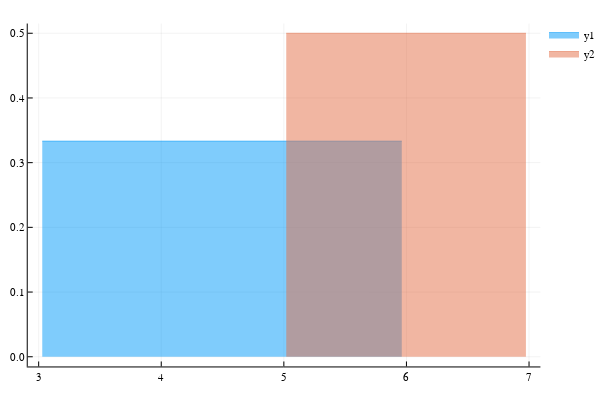

The notebook cell saved with this chart:
### Markdown cell above
## 1.3

### Code cell
plot([Uniform(3, 6), Uniform(5, 7)], fill=0, alpha=0.5)

### Figure 1 — Plotly figure (JSON) as saved in the notebook; plotly's stock layout.template omitted (floating-point values rounded to 4 significant figures)
{"data": [{"colorbar": {"title": {"text": ""}}, "fill": "tozeroy", "fillcolor": "rgba(0, 154, 250, 0.500)", "hoverinfo": "text", "legendgroup": "y1", "line": {"color": "rgba(0, 154, 250, 0.500)", "dash": "solid", "shape": "linear", "width": 1}, "mode": "lines", "name": "y1", "showlegend": true, "text": [null, null, null, null, null, null, null, null, null, null, null, null, null, null, null, null, null, null, null], "type": "scatter", "x": [3.029, 3.3, 3.463, 3.601, 3.75, 3.888, 4.036, 4.207, 4.359, 4.493, 4.638, 4.784, 4.946, 5.1, 5.26, 5.395, 5.559, 5.714, 5.962], "xaxis": "x", "y": [0.3333, 0.3333, 0.3333, 0.3333, 0.3333, 0.3333, 0.3333, 0.3333, 0.3333, 0.3333, 0.3333, 0.3333, 0.3333, 0.3333, 0.3333, 0.3333, 0.3333, 0.3333, 0.3333], "yaxis": "y", "zmax": 0.1, "zmin": -0.1}, {"colorbar": {"title": {"text": ""}}, "fill": "tozeroy", "fillcolor": "rgba(227, 111, 71, 0.500)", "hoverinfo": "text", "legendgroup": "y2", "line": {"color": "rgba(227, 111, 71, 0.500)", "dash": "solid", "shape": "linear", "width": 1}, "mode": "lines", "name": "y2", "showlegend": true, "text": [null, null, null, null, null, null, null, null, null, null, null, null, null, null, null, null, null, null, null], "type": "scatter", "x": [5.02, 5.2, 5.309, 5.4, 5.5, 5.592, 5.691, 5.805, 5.906, 5.995, 6.092, 6.19, 6.297, 6.4, 6.507, 6.597, 6.706, 6.809, 6.975], "xaxis": "x", "y": [0.5, 0.5, 0.5, 0.5, 0.5, 0.5, 0.5, 0.5, 0.5, 0.5, 0.5, 0.5, 0.5, 0.5, 0.5, 0.5, 0.5, 0.5, 0.5], "yaxis": "y", "zmax": 0.1, "zmin": -0.1}], "layout": {"annotations": [], "height": 400, "legend": {"bgcolor": "rgba(255, 255, 255, 1.000)", "bordercolor": "rgba(0, 0, 0, 1)", "font": {"color": "rgba(0, 0, 0, 1)", "family": "sans-serif", "size": 11}, "tracegroupgap": 0, "x": 1, "y": 1}, "margin": {"b": 20, "l": 0, "r": 0, "t": 20}, "paper_bgcolor": "rgba(255, 255, 255, 1.000)", "plot_bgcolor": "rgba(255, 255, 255, 1.000)", "showlegend": true, "width": 600, "xaxis": {"anchor": "y", "domain": [0.05101, 0.9934], "gridcolor": "rgba(0, 0, 0, 0.1)", "gridwidth": 0.5, "linecolor": "rgba(0, 0, 0, 1)", "mirror": false, "range": [2.911, 7.093], "showgrid": true, "showline": true, "showticklabels": true, "tickangle": 0, "tickcolor": "rgb(0, 0, 0)", "tickfont": {"color": "rgba(0, 0, 0, 1)", "family": "sans-serif", "size": 11}, "tickmode": "array", "ticks": "inside", "ticktext": ["3", "4", "5", "6", "7"], "tickvals": [3, 4, 5, 6, 7], "title": {"font": {"color": "rgba(0, 0, 0, 1)", "family": "sans-serif", "size": 15}, "text": ""}, "type": "linear", "visible": true, "zeroline": false, "zerolinecolor": "rgba(0, 0, 0, 1)"}, "yaxis": {"anchor": "x", "domain": [0.03762, 0.9902], "gridcolor": "rgba(0, 0, 0, 0.1)", "gridwidth": 0.5, "linecolor": "rgba(0, 0, 0, 1)", "mirror": false, "range": [-0.015, 0.515], "showgrid": true, "showline": true, "showticklabels": true, "tickangle": 0, "tickcolor": "rgb(0, 0, 0)", "tickfont": {"color": "rgba(0, 0, 0, 1)", "family": "sans-serif", "size": 11}, "tickmode": "array", "ticks": "inside", "ticktext": ["0.0", "0.1", "0.2", "0.3", "0.4", "0.5"], "tickvals": [0, 0.1, 0.2, 0.3, 0.4, 0.5], "title": {"font": {"color": "rgba(0, 0, 0, 1)", "family": "sans-serif", "size": 15}, "text": ""}, "type": "linear", "visible": true, "zeroline": false, "zerolinecolor": "rgba(0, 0, 0, 1)"}}}
